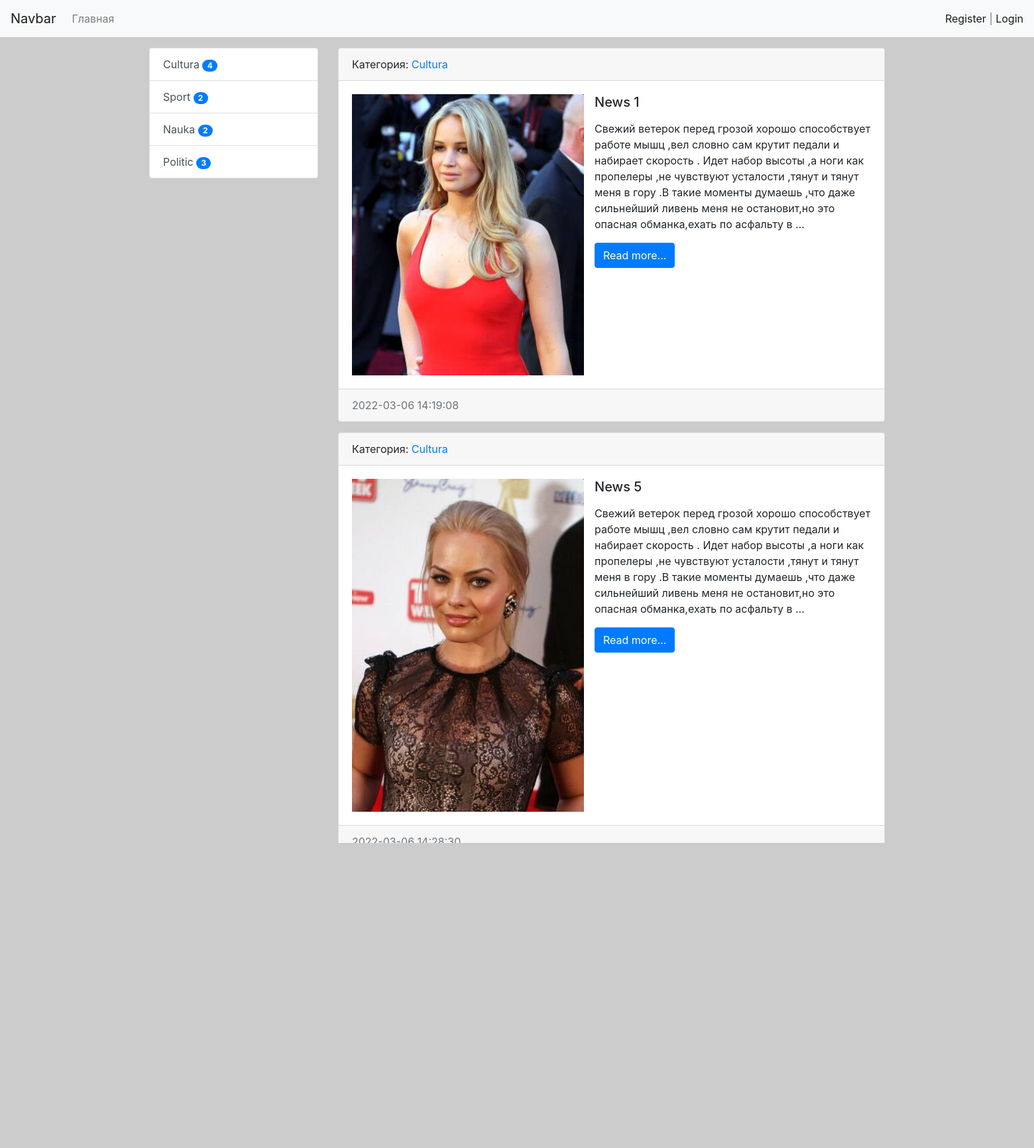
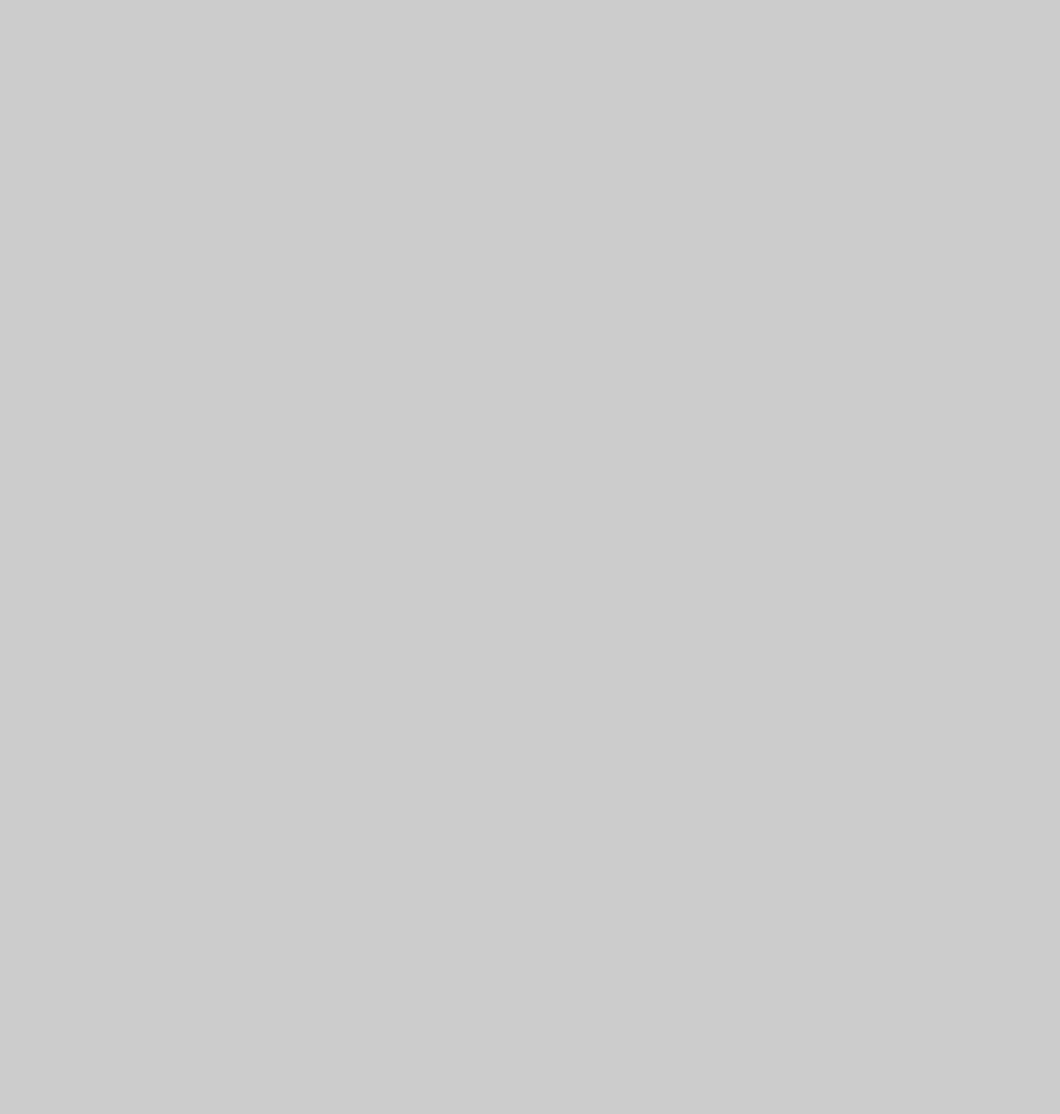
Page /category/1/ on the committed database (2 pictures, top to bottom).
### news/models.py (models this page shows, shortened)
class Category(models.Model):
    title = models.CharField(max_length=150, db_index=True)
    def get_absolute_url(self):
        return reverse('category', kwargs={'category_id': self.pk})# category and category_id from news/urls.py, it names
    def __str__(self):
        return self.title
    class Meta:
        verbose_name = 'Category'
        verbose_name_plural = 'Categories'

class News(models.Model):
    title = models.CharField(max_length=150)
    content = models.TextField(blank=True)
    created_at = models.DateTimeField(auto_now_add=True)
    updated_at = models.DateTimeField(auto_now=True)
    photo = models.ImageField(upload_to='photos/%d/%m/%y/', blank=True)
    is_published = models.BooleanField(default=True)
    category = models.ForeignKey('Category', on_delete=models.PROTECT, null=True, )#related_name='get_news'
    views = models.IntegerField(default=0)
    def get_absolute_url(self):
        return reverse('view_news', kwargs={'pk': self.pk})
    class Meta:
        verbose_name = 'News'
        verbose_name_plural = 'News'
        ordering = ['created_at']

### news/views.py (the view)
# urls.py: path('category/<int:category_id>/', NewsByCategory.as_view(), name='category'),
class NewsByCategory(ListView):
    model = News
    template_name = 'news/home_news_list.html'
    context_object_name = 'news'
    allow_empty = False# zapret na pokaz pustih category
    queryset = News.objects.select_related('category')
    def get_queryset(self):
        return News.objects.filter(category_id=self.kwargs['category_id'], is_published=True).select_related('category')
    def get_context_data(self, *, object_list=None, **kwargs):# for list or dinamic data
        context = super().get_context_data(**kwargs)
        context['title'] = Category.objects.get(pk=self.kwargs['category_id'])
        return context

### news/templatetags/news_tags.py (called while the page is built)
@register.inclusion_tag('news/list_categories.html')
def show_categories():
    categories = Category.objects.annotate(cnt=Count('news', filter=F('news__is_published'))).filter(cnt__gt=0)
    return {"categories": categories}

### news/templates/news/home_news_list.html (shortened to what this page needs)
{% extends 'base.html' %}
{% block sidebar %}
 {% include 'inc/_sidebar.html' %}
{% endblock%}
{% block content %}
            {% for item in news %}
            <div class="card mb-3">
                <div class="card-header">
                    Категория: <a href="{{ item.category.get_absolute_url }}">{{ item.category }}</a>
                </div>
                <div class="card-body">
                    <div class="media">
                        {% if item.photo %}
                            <img src="{{ item.photo.url }}" alt="" width="350" class="mr-3">
                        {% else %}
                            <img src="https://picsum.photos/id/1060/350/235/?blur=2" alt="" class="mr-3">
                        {% endif %}
                        <div class="media-body">
                            <h5 class="card-title">{{ item.title }}</h5>
                            <p class="card-text">{{ item.content|safe|linebreaks|truncatewords:50 }}</p>
                            <a href="{{ item.get_absolute_url }}" class="btn btn-primary">Read more...</a>
                        </div>
                    </div>
                </div>
                <div class="card-footer text-muted">
                    {{ item.created_at|date:"Y-m-d H:i:s" }}
                </div>
            </div>
            {% endfor %}
{% endblock%}

### templates/base.html (shortened to what this page needs)
{% load static %}
<!doctype html>
<html lang="en">
<head>
    <link rel="stylesheet" href="{% static 'bootstrap/css/bootstrap.min.css' %}">
    <link rel="stylesheet" href="{% static 'css/style.css' %}">
</head>
<body>
{% include 'inc/_nav.html' %}
<div class="container mt-3">
    <div class="row">
        <div class="col-md-3">
            {% load cache %}
            {% cache 500 sidebar %}
                {% block sidebar %}SIDEBAR{% endblock %}
            {% endcache %}
        </div>
        <div class="col-md-9">
            {% block content %}CONTENT{% endblock %}
        </div>
    </div>
</div>
</body>
</html>

### templates/inc/_nav.html (shortened to what this page needs)
<nav class="navbar navbar-expand-lg navbar-light bg-light">
    <a class="navbar-brand" href="{% url 'home' %}">Navbar</a>
    <div class="collapse navbar-collapse" id="navbarSupportedContent">
        <ul class="navbar-nav mr-auto">
            <li class="nav-item"><a class="nav-link" href="{% url 'home' %}">Главная</a></li>
        </ul>
        <span class="navbar-text">
            {% if request.user.is_authenticated %}
            {{ user.username }} | <a href="{% url 'logout' %}">Выход</a>
            {% else %}
            <a href="{% url 'register' %}">Register</a> | <a href="{% url 'login' %}">Login</a>
            {% endif %}
        </span>
    </div>
</nav>

### templates/inc/_sidebar.html (shortened to what this page needs)
{% load news_tags %}
{% show_categories %}

### news/templates/news/list_categories.html
<div class="list-group">
    {% for item in categories %}
         <a href="{{ item.get_absolute_url }}" class="list-group-item list-group-item-action">{{ item.title }} <span class="badge badge-primary badge-pill">{{ item.cnt }}</span></a>
    {% endfor %}
</div>

### rows in the picture
Category: title "Cultura", cnt "4"
Category: title "Sport", cnt "2"
Category: title "Nauka", cnt "2"
Category: title "Politic", cnt "3"
News: category "Cultura", photo (picture), title "News 1", content "Свежий ветерок перед грозой хорошо способствует работе мышц ,вел словно сам крутит педали и набирает скорость . Идет набор высоты ,а ноги как пропелеры ,не чувствуют усталости ,тянут и тянут меня в гору .В такие моменты думаешь ,что даже сильнейший ливень меня не остановит,но это опасная обманка,ехать по асфальту в …", created_at "2022-03-06 14:19:08"
News: category "Cultura", photo (picture), title "News 5", content "Свежий ветерок перед грозой хорошо способствует работе мышц ,вел словно сам крутит педали и набирает скорость . Идет набор высоты ,а ноги как пропелеры ,не чувствуют усталости ,тянут и тянут меня в гору .В такие моменты думаешь ,что даже сильнейший ливень меня не остановит,но это опасная обманка,ехать по асфальту в …", created_at "2022-03-06 14:28:30"
